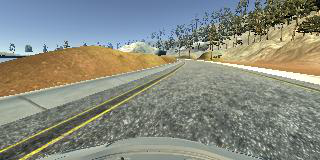
#> input picture 3. Self Driving Car/Udacity environment/images/image_1045.png, 320 x 160 px; its folder holds only this picture in this run
$ jupyter execute --allow-errors '1. Udacity environment - preprocessing.ipynb'   (shell and % lines are left out)
#> lines starting #> are read from the running program, lines starting #| are printed output that depends on the picture; after the words box and inside, x2 and y2 are one past the last pixel; in counts of white or black regions, pixels touching at a corner belong together
# Self Driving Car with Udacity environment

## Preprocessing

[cell 1]
# Usual
import os
import matplotlib.pyplot as plt
import pandas as pd
import numpy as np
import sys
import time
from tqdm import tqdm

# Autoreload

##### References :
- The excellent tutorials at https://pythonprogramming.net/open-cv-basics-python-plays-gta-v/
- Medium artilce https://medium.com/@galen.ballew/opencv-lanedetection-419361364fc0

# Loading images

[cell 2]
import glob

[cell 3]
images = glob.glob("images/*.PNG")

[cell 4]
from PIL import Image

[cell 5]
img = Image.open(images[0])
#> img is the input picture: PIL image 320x160 RGB; mean R, G, B 136.2, 139.3, 128.3
img_array = np.array(img)
img

# Preprocessing the images

[cell 6]
import cv2

## Basic  preprocessing

### Put to black and white

[cell 7]
def to_black_and_white(img):
    return cv2.cvtColor(img,cv2.COLOR_BGR2GRAY)

img_baw = to_black_and_white(img_array)
#> in to_black_and_white, `return cv2.cvtColor(img,cv2.COLOR_BGR2GRAY)`:
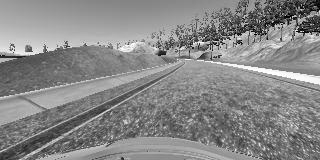
#> returned value: shape (160, 320); min 0, max 255, mean 135.6
Image.fromarray(img_baw)

### Detect edges

[cell 8]
def detect_edges(img,threshold1 = 200,threshold2 = 300):
    return cv2.Canny(img, threshold1 = threshold1, threshold2=threshold2)

img_edges = detect_edges(img_baw,500,500)
#> in detect_edges, `return cv2.Canny(img, threshold1 = threshold1, threshold2=threshold2)`:
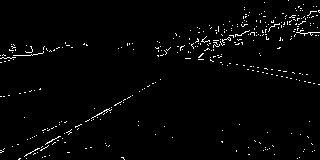
#> returned value: shape (160, 320); 2% white in thin lines or dots
Image.fromarray(img_edges)

### Smooth with a gaussian distribution

[cell 9]
def gaussian_smooth(img):
    return cv2.GaussianBlur(img,(5,5),0)

img_smoothed = gaussian_smooth(img_edges)
#> in gaussian_smooth, `return cv2.GaussianBlur(img,(5,5),0)`:
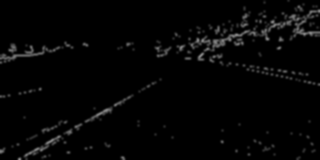
#> returned value: shape (160, 320); min 0, max 139, mean 5.1
Image.fromarray(img_smoothed)

## Detect lanes

### Filter out the top of the image

[cell 10]
img_edges.shape
#> Out = (160, 320)

[cell 11]
vertices = [[0,160],[0,60],[320,60],[320,160]]

[cell 12]
def select_part_from_mask(img,vertices):
    vertices = np.array([vertices],dtype = np.int32)

    mask = np.zeros_like(img)

    # fill the mask
    cv2.fillPoly(mask, vertices, 255)

    # now only show the area that is the mask
    masked = cv2.bitwise_and(img, mask)
    return masked

[cell 13]
img_edges_filtered = select_part_from_mask(img_smoothed,vertices)
#> in select_part_from_mask, `cv2.fillPoly(mask, vertices, 255)`:
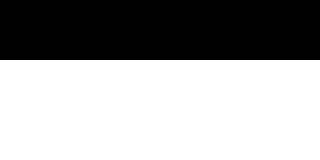
#> mask: shape (160, 320); 62.5% white; 1 black region, box (x1, y1, x2, y2) and area: (0, 0, 320, 60) 19200
#> in select_part_from_mask, `masked = cv2.bitwise_and(img, mask)`:
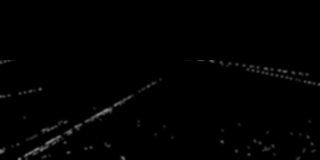
#> masked: shape (160, 320); min 0, max 139, mean 1.8
Image.fromarray(img_edges_filtered)

### Detect lanes via Hough Lines P algorithm
https://docs.opencv.org/3.0-beta/doc/py_tutorials/py_imgproc/py_houghlines/py_houghlines.html

[cell 14]
def draw_lines(img,lines):
    img = np.copy(img)
    for line in lines:
        coords = line[0]
        cv2.line(img, (coords[0], coords[1]), (coords[2], coords[3]), [255,255,255], 2)
    return img

[cell 15]
def detect_hough_lines(img,alpha = 100,min_length = 200,max_gap = 15):
    lines = cv2.HoughLinesP(img, 1, np.pi/180,alpha,np.array([]),min_length,max_gap)
    img = draw_lines(img,lines)
    return img

##### Before

[cell 16]
Image.fromarray(img_edges_filtered)

##### After

[cell 17]
img_lanes = detect_hough_lines(img_edges_filtered,50,min_length=50,max_gap=1)
#> in detect_hough_lines, `lines = cv2.HoughLinesP(img, 1, np.pi/180,alpha,np.array([]),min_lengt..`: lines = [[16, 158, 134, 93], [17, 159, 134, 94], [20, 159, 134, 96], [227, 62, 319, 86], [22, 159, 83, 125], [228, 61, 319, 83], [241, 67, 299, 82], [236, 62, 288, 69]]
#> the loop in draw_lines, `for line in lines:` made 8 passes
#> after the loop in draw_lines, `for line in lines:`:
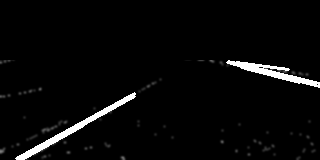
#> img: shape (160, 320); 2.88% of pixels changed, all inside (x1, y1, x2, y2) = (15, 60, 320, 160)

$ run again, on 3. Self Driving Car/Udacity environment/images/image_1610.png
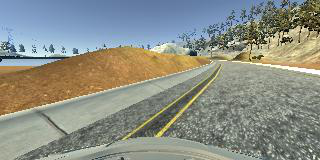
#> input picture 3. Self Driving Car/Udacity environment/images/image_1610.png, 320 x 160 px
#> img is the input picture: PIL image 320x160 RGB; mean R, G, B 139.8, 143.2, 133.9
#> in detect_edges, `return cv2.Canny(img, threshold1 = threshold1, threshold2=threshold2)`:
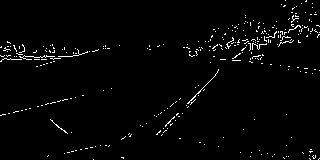
#> returned value: shape (160, 320); 2.1% white in thin lines or dots
#> mask: shape (160, 320); 62.5% white; 1 black region, box (x1, y1, x2, y2) and area: (0, 0, 320, 60) 19200
#> lines = [[0, 60, 62, 60], [0, 61, 56, 61]]
#> the loop in draw_lines, `for line in lines:` made 2 passes
#> after the loop in draw_lines, `for line in lines:`:
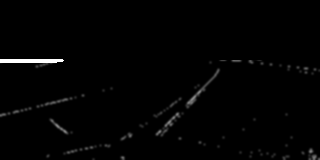
#> img: shape (160, 320); min 0, max 255, mean 2.9

$ run again, on 3. Self Driving Car/Udacity environment/images/image_1659.png
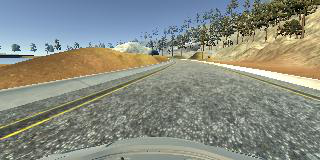
#> input picture 3. Self Driving Car/Udacity environment/images/image_1659.png, 320 x 160 px
#> img is the input picture: PIL image 320x160 RGB; mean R, G, B 136.7, 140.4, 130
#> in detect_edges, `return cv2.Canny(img, threshold1 = threshold1, threshold2=threshold2)`:
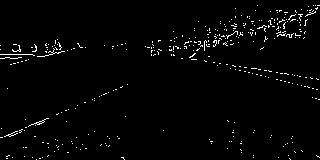
#> returned value: shape (160, 320); 2% white in thin lines or dots
#> mask: shape (160, 320); 62.5% white; 1 black region, box (x1, y1, x2, y2) and area: (0, 0, 320, 60) 19200
#> lines = [[211, 63, 319, 78], [240, 68, 319, 79], [211, 60, 287, 72]]
#> the loop in draw_lines, `for line in lines:` made 3 passes
#> after the loop in draw_lines, `for line in lines:`:
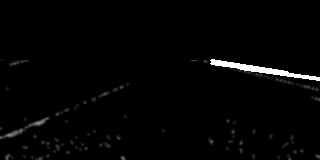
#> img: shape (160, 320); min 0, max 255, mean 4.2

$ run again, on 3. Self Driving Car/Udacity environment/images/image_1195.png
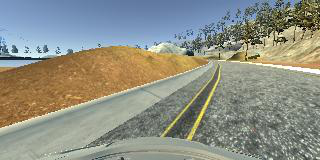
#> input picture 3. Self Driving Car/Udacity environment/images/image_1195.png, 320 x 160 px
#> img is the input picture: PIL image 320x160 RGB; mean R, G, B 142.4, 144.4, 133.1
#> in detect_edges, `return cv2.Canny(img, threshold1 = threshold1, threshold2=threshold2)`:
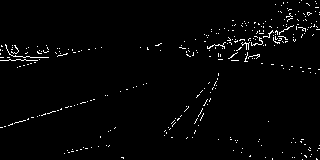
#> returned value: shape (160, 320); 2% white in thin lines or dots
#> mask: shape (160, 320); 62.5% white; 1 black region, box (x1, y1, x2, y2) and area: (0, 0, 320, 60) 19200
#> lines = [[0, 126, 96, 97], [0, 129, 96, 99], [0, 128, 96, 98], [1, 125, 94, 97], [193, 134, 214, 80]]
#> the loop in draw_lines, `for line in lines:` made 5 passes
#> after the loop in draw_lines, `for line in lines:`:
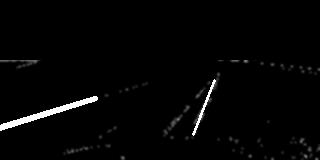
#> img: shape (160, 320); min 0, max 255, mean 5
